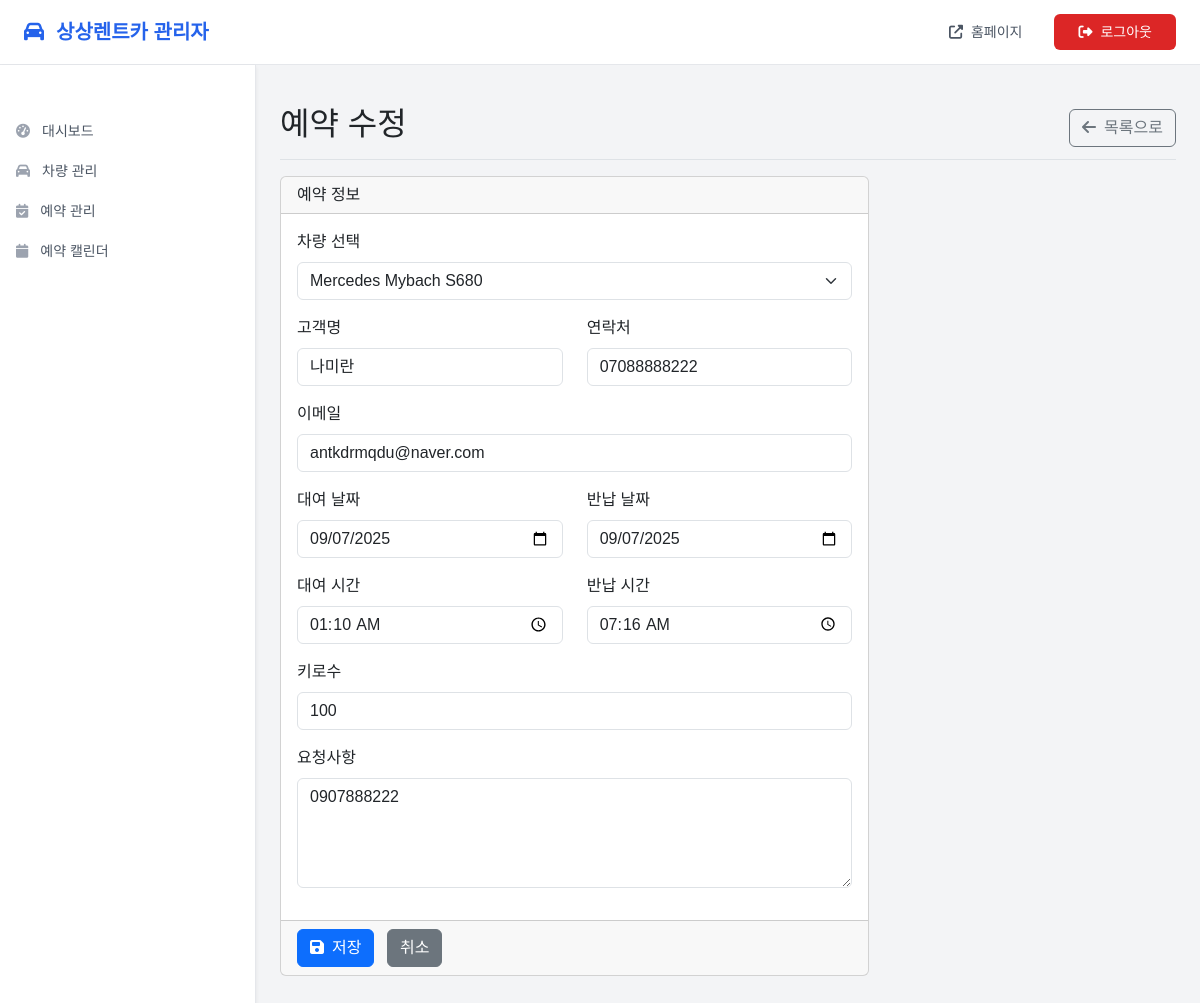
Page /admin/reservation/edit/1 (signed in) on the committed database.
### models.py (models this page shows, shortened)
class Reservation(db.Model):
    id = db.Column(db.Integer, primary_key=True)
    car_id = db.Column(db.Integer, db.ForeignKey('car.id'), nullable=False)
    customer_name = db.Column(db.String(100), nullable=False)
    customer_phone = db.Column(db.String(20), nullable=False)
    customer_email = db.Column(db.String(120))
    rental_date = db.Column(db.Date, nullable=False)
    return_date = db.Column(db.Date, nullable=False)
    rental_time = db.Column(db.Time, nullable=False)
    return_time = db.Column(db.Time, nullable=False)
    kilometers = db.Column(db.Integer)
    notes = db.Column(db.Text)
    created_at = db.Column(db.DateTime, default=datetime.utcnow)
    car = db.relationship('Car', backref=db.backref('reservations', lazy=True))

class Car(db.Model):
    id = db.Column(db.Integer, primary_key=True)
    name = db.Column(db.String(100), nullable=False)
    description = db.Column(db.Text)
    price_2h = db.Column(db.Integer, nullable=False)  # Price in VND
    price_4h = db.Column(db.Integer, nullable=False)
    price_8h = db.Column(db.Integer, nullable=False)
    images = db.Column(db.Text)  # JSON string of image paths
    video = db.Column(db.String(255))  # Video file path
    created_at = db.Column(db.DateTime, default=datetime.utcnow)

### routes.py (the view)
    def decorated_function(*args, **kwargs):
        if 'admin_logged_in' not in session:
            return redirect(url_for('admin_login'))
        return f(*args, **kwargs)

### routes.py (called while the page is built)
def admin_required(f):
    def decorated_function(*args, **kwargs):
        if 'admin_logged_in' not in session:
            return redirect(url_for('admin_login'))
        return f(*args, **kwargs)
    decorated_function.__name__ = f.__name__
    return decorated_function

@app.route('/admin/reservation/edit/<int:reservation_id>')
@admin_required
def admin_reservation_edit(reservation_id):
    reservation = Reservation.query.get_or_404(reservation_id)
    cars_list = Car.query.all()
    return render_template('admin/reservation_form.html', reservation=reservation, cars=cars_list)

### templates/admin/reservation_form.html (shortened to what this page needs)
{% extends "admin/base.html" %}
{% block content %}
<div class="d-flex justify-content-between flex-wrap flex-md-nowrap align-items-center pt-3 pb-2 mb-3 border-bottom">
    <h1 class="h2">{% if reservation %}예약 수정{% else %}예약 추가{% endif %}</h1>
    <a href="{{ url_for('admin_reservations') }}" class="btn btn-outline-secondary">
        <i class="fas fa-arrow-left me-2"></i>목록으로
    </a>
</div>
<div class="row">
    <div class="col-lg-8">
        <form method="POST" action="{{ url_for('admin_reservation_save') }}">
            <div class="card">
                <div class="card-header">
                    <h5 class="card-title mb-0">예약 정보</h5>
                </div>
                <div class="card-body">
                    <div class="mb-3">
                        <label for="car_id" class="form-label">차량 선택</label>
                        <select class="form-select" id="car_id" name="car_id" required>
                            {% for car in cars %}
                                <option value="{{ car.id }}"
                                        {% if reservation and reservation.car_id == car.id %}selected{% endif %}>
                                    {{ car.name }}
                                </option>
                            {% endfor %}
                        </select>
                    </div>
                    <div class="row">
                        <div class="col-md-6 mb-3">
                            <label for="customer_name" class="form-label">고객명</label>
                            <input type="text" class="form-control" id="customer_name" name="customer_name"
                                   value="{{ reservation.customer_name if reservation else '' }}" required>
                        </div>
                        <div class="col-md-6 mb-3">
                            <label for="customer_phone" class="form-label">연락처</label>
                            <input type="tel" class="form-control" id="customer_phone" name="customer_phone"
                                   value="{{ reservation.customer_phone if reservation else '' }}" required>
                        </div>
                    </div>
                    <div class="mb-3">
                        <label for="customer_email" class="form-label">이메일</label>
                        <input type="email" class="form-control" id="customer_email" name="customer_email"
                               value="{{ reservation.customer_email if reservation else '' }}">
                    </div>
                    <div class="row">
                        <div class="col-md-6 mb-3">
                            <label for="rental_date" class="form-label">대여 날짜</label>
                            <input type="date" class="form-control" id="rental_date" name="rental_date"
                                   value="{{ reservation.rental_date.strftime('%Y-%m-%d') if reservation else '' }}" required>
                        </div>
                        <div class="col-md-6 mb-3">
                            <label for="return_date" class="form-label">반납 날짜</label>
                            <input type="date" class="form-control" id="return_date" name="return_date"
                                   value="{{ reservation.return_date.strftime('%Y-%m-%d') if reservation else '' }}" required>
                        </div>
                    </div>
                    <div class="row">
                        <div class="col-md-6 mb-3">
                            <label for="rental_time" class="form-label">대여 시간</label>
                            <input type="time" class="form-control" id="rental_time" name="rental_time"
                                   value="{{ reservation.rental_time.strftime('%H:%M') if reservation else '' }}" required>
                        </div>
                        <div class="col-md-6 mb-3">
                            <label for="return_time" class="form-label">반납 시간</label>
                            <input type="time" class="form-control" id="return_time" name="return_time"
                                   value="{{ reservation.return_time.strftime('%H:%M') if reservation else '' }}" required>
                        </div>
                    </div>
                    <div class="mb-3">
                        <label for="kilometers" class="form-label">키로수</label>
                        <input type="number" class="form-control" id="kilometers" name="kilometers"
                               value="{{ reservation.kilometers if reservation else '' }}">
                    </div>
                    <div class="mb-3">
                        <label for="notes" class="form-label">요청사항</label>
                        <textarea class="form-control" id="notes" name="notes" rows="4">{{ reservation.notes if reservation else '' }}</textarea>
                    </div>
                </div>
                <div class="card-footer">
                    <button type="submit" class="btn btn-primary">
                        <i class="fas fa-save me-2"></i>저장
                    </button>
                    <a href="{{ url_for('admin_reservations') }}" class="btn btn-secondary ms-2">취소</a>
                </div>
            </div>
        </form>
    </div>
</div>
{% endblock %}

### rows in the picture
Reservation: car_id "Mercedes Mybach S680", customer_name "나미란", customer_phone "07088888222", customer_email "antkdrmqdu@naver.com", rental_date "09/07/2025", return_date "09/07/2025", rental_time "01:10", return_time "07:16", kilometers "100", notes "0907888222"
